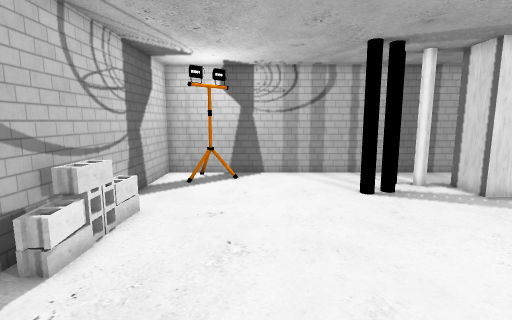
[1] (above)

12 first-person views from a walk through a Unity game level. The camera is 1.5 m above the floor, tilts 8° down and sees 85° across. The floor is counted in squares, 0.5 m on a side. Each view is taken from the middle of a square. On the plan, view 1 faces up. The plan holds only what a view shows up to about 20 squares ahead; the rest is blank. The player character is not drawn. Some animated figures are not drawn.

[2]
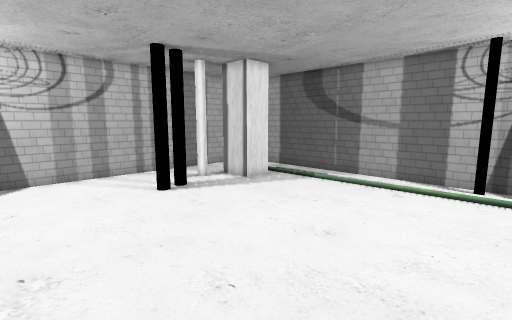

[3]
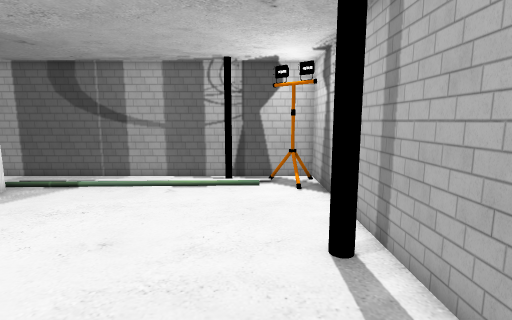

[4]
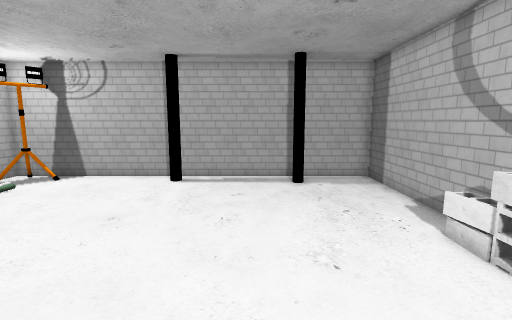

[5]
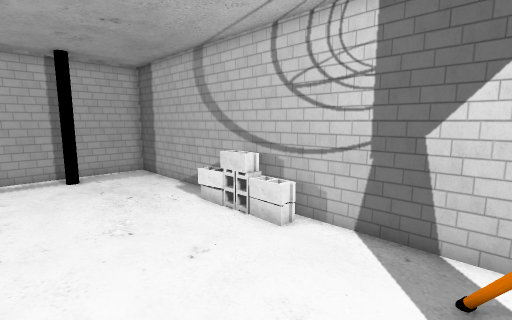

[6]
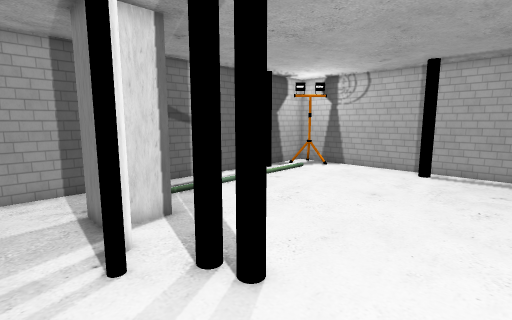

[7]
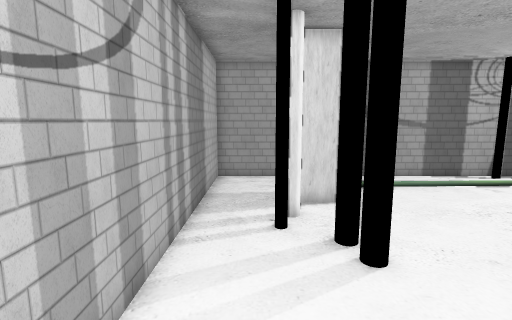

[8]
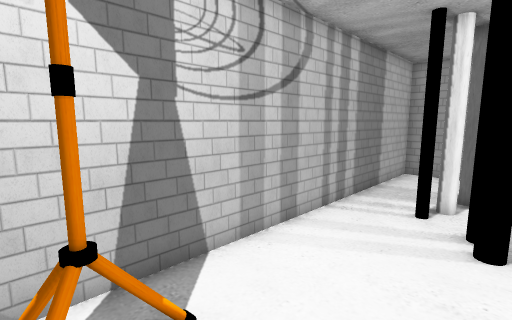

[9]
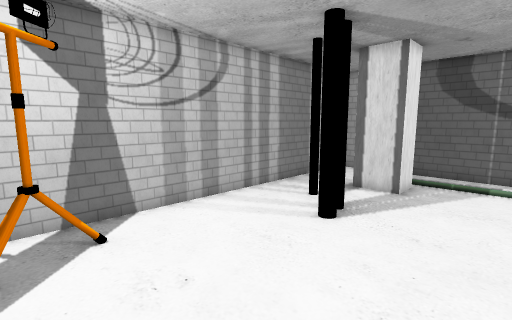

[10]
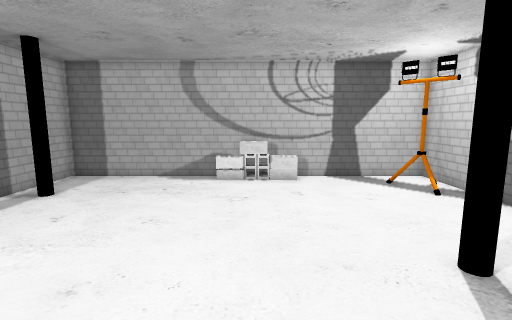

[11]
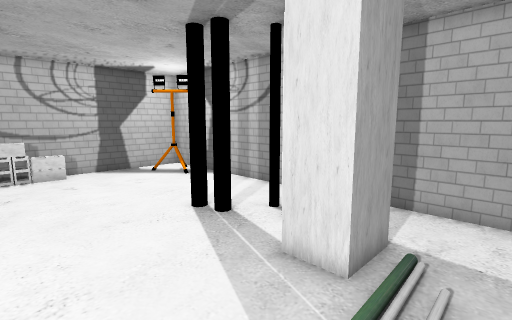

[12]
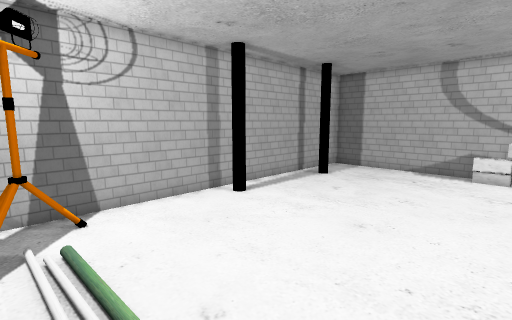

### Floor plan
Key: @ floor where view 1 was taken; # wall or solid block; . floor; / step, stairs or slope; = window, fence, low wall or low ledge; C black cylinder; P pillar; B block; O other object.
Columns run from 5 left of view 1 to 14 right of it. Each row starts with its distance up from view 1.
 16 ####################
 15 #.==...............#
 14 #.=#...............#
 13 #.......... CO###..#
 12 #.........#C. ###..#
 11 #.........C#..P##..#
 10 #..................#
  9 #B.................#
  8 #B.................#
  7 #B.................#
  6 #B.................#
  5 #B.................#
  4 #..................#
  3 #................/.#
  2 #................/.#
  1 #................/O#
  0 #....@.........../.#
 -1 #.................=#
 -2 #...O.....C......#=#
 -3 ####################

Positions as (right, up) in squares from view 1, and headings:
1: (0, 0), facing up
2: (-1, 0), facing up-right
3: (-1, 0), facing right
4: (1, 12), facing down
5: (2, 14), facing down-left
6: (1, 15), facing down-right
7: (-1, 14), facing right
8: (-3, 11), facing up-right
9: (-3, 7), facing up-right
10: (10, 7), facing left
11: (13, 6), facing up-left
12: (13, 7), facing down-left
